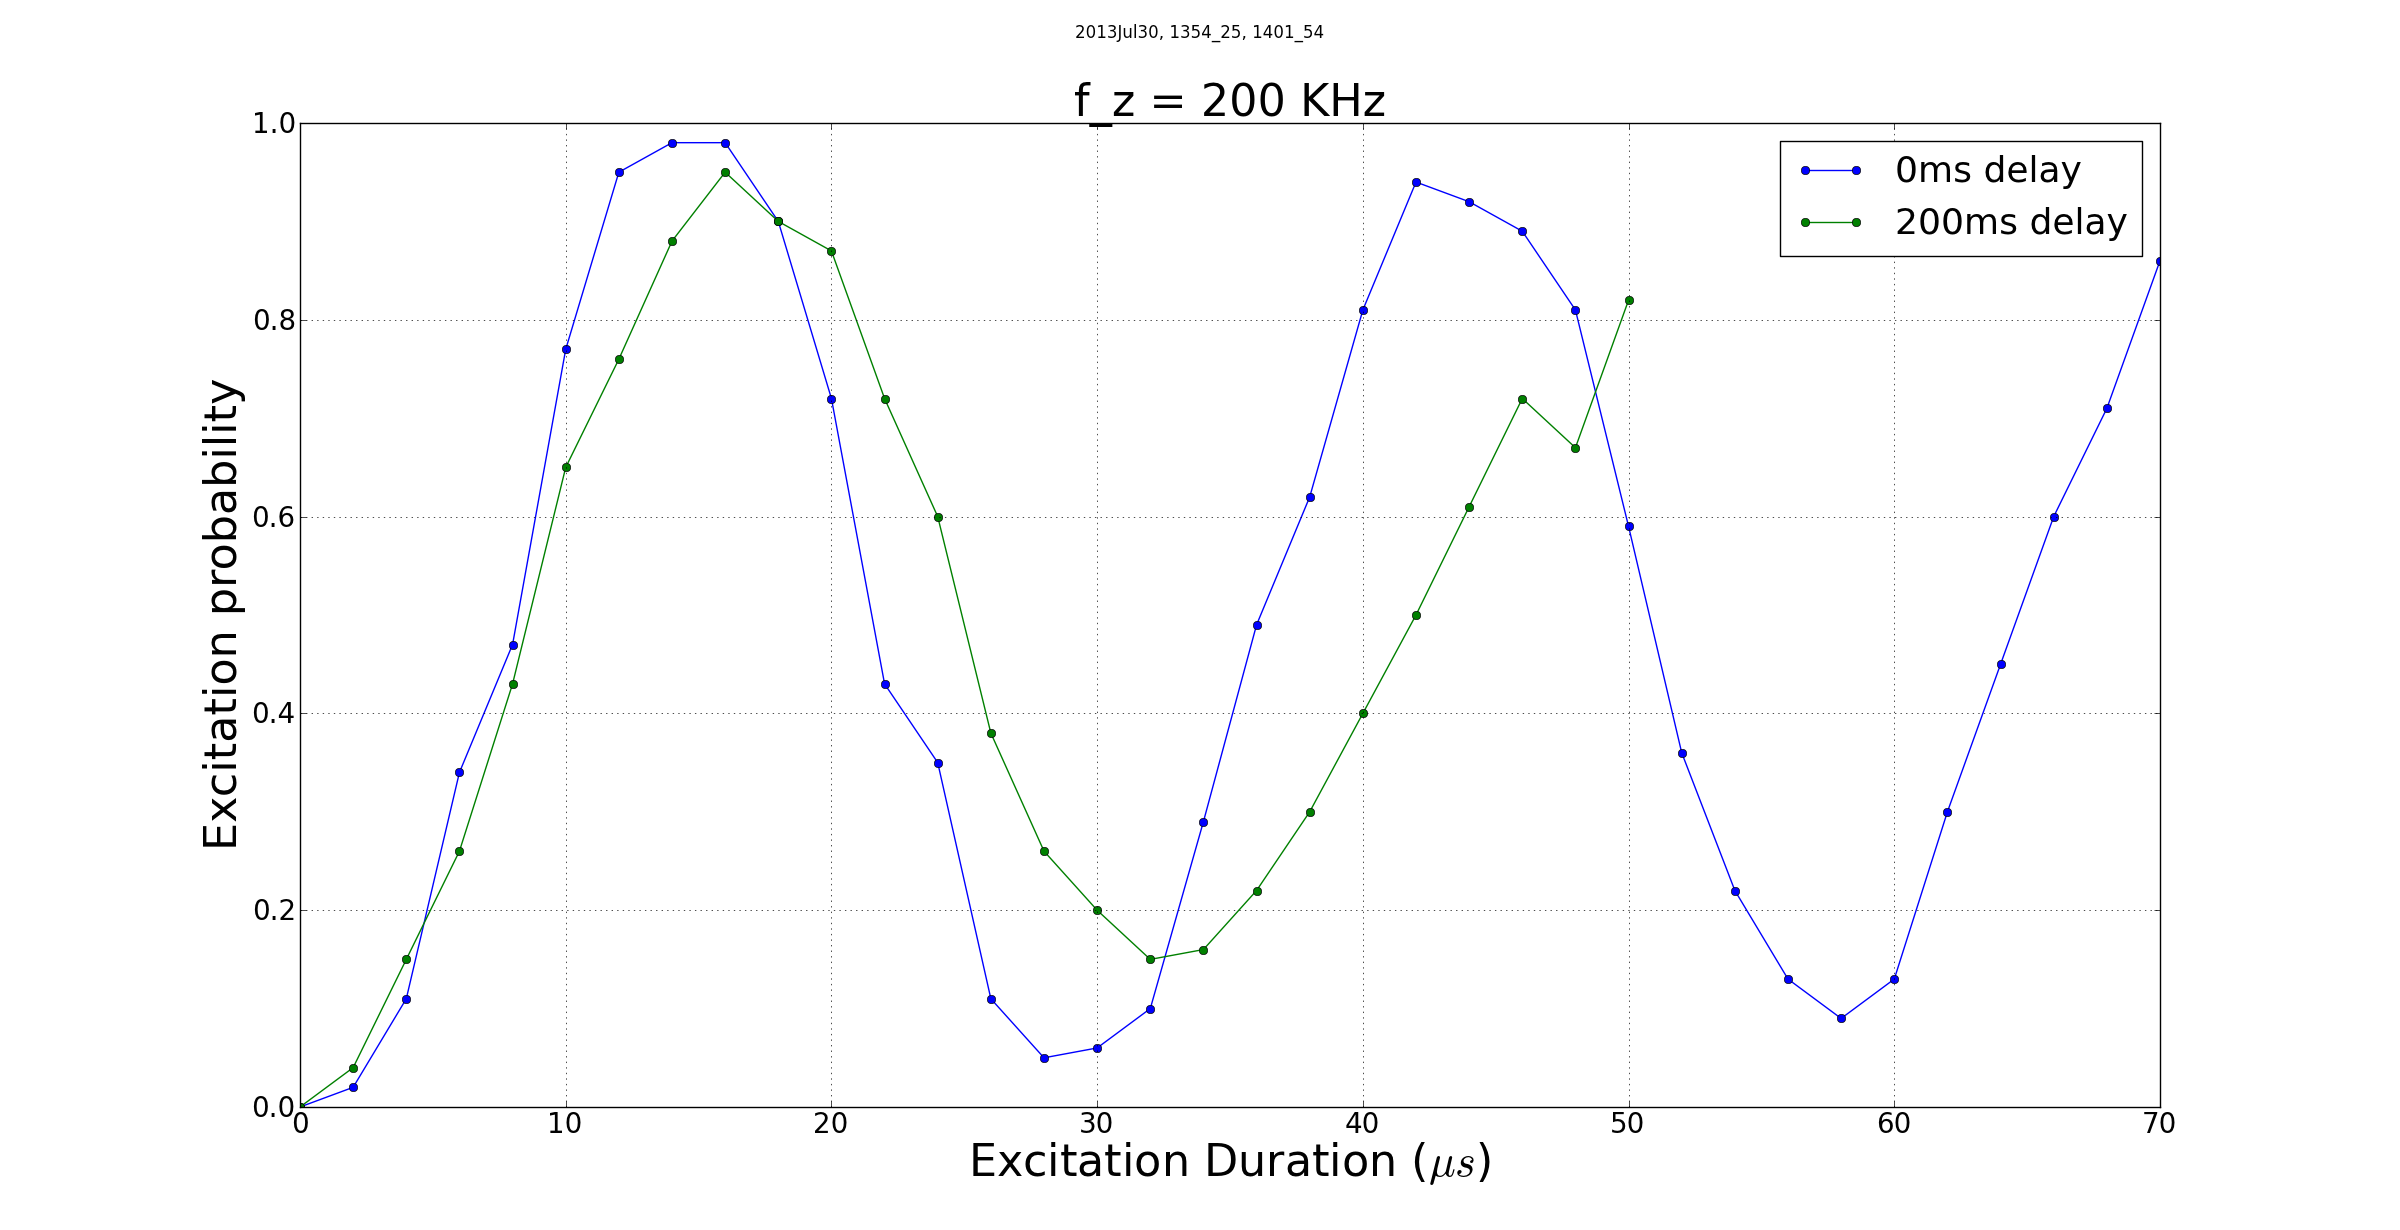

Recreate this plot in Python.
import labrad
from matplotlib import pyplot

info = [
        ('2013Jul30', '1354_25', '0ms delay'),
        ('2013Jul30', '1401_54', '200ms delay'),
        ]

cxn = labrad.connect()
dv = cxn.data_vault

for date, datasetName, comment in info:
    dv.cd( ['','Experiments','RabiFlopping',date,datasetName])
    dv.open(1)
    data = dv.get().asarray
    transpose = data.transpose()
    times = transpose[0]
    flops = transpose[1:]
    for ion, flop in enumerate(flops):
        pyplot.plot(times, flop, 'o-', label = comment)

pyplot.title('f_z = 200 KHz', fontsize = 32)
pyplot.suptitle('2013Jul30, 1354_25, 1401_54')
pyplot.xlabel(u'Excitation Duration ($\mu s$)', fontsize = 32)
pyplot.ylabel('Excitation probability', fontsize = 32)
pyplot.ylim([0,1.0])
pyplot.legend(prop={'size':26})
pyplot.tick_params(axis='both', which='major', labelsize=20)
pyplot.grid(True, 'major')
pyplot.show()
